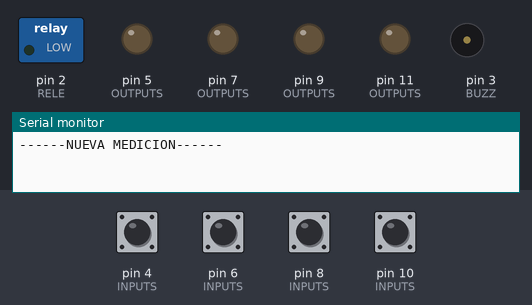
This sketch was run on a simulated Arduino Uno, built with avr-gcc and run on an emulated ATmega328P. Parts: switched loads named in the sketch (green lamp = pin HIGH), output pins drawn as LEDs (lit = HIGH), buzzer (waves = sounding), the last lines printed to the serial monitor. Dashed ring = blinking. The inputs (shaded band) are chosen by the test bench; at power-on: pin 4 (INPUTS), pin 6 (INPUTS), pin 8 (INPUTS), pin 10 (INPUTS) HIGH. Random numbers use the default seed unless the sketch sets one.

Above: at 1.2 s.
1.3 s: pin 4 (INPUTS) pulled LOW for 0.15 s
At 2.2 s:
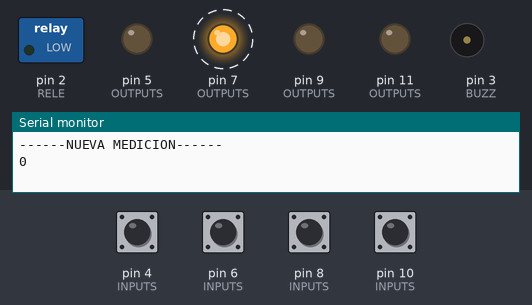
4.4 s: pin 6 (INPUTS) pulled LOW for 0.15 s
At 5.2 s:
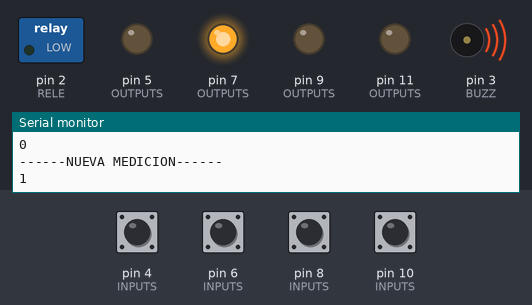
7.4 s: pin 8 (INPUTS) pulled LOW for 1 s
At 7.7 s:
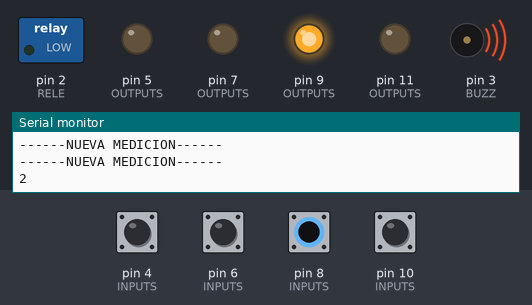
11.4 s: pin 4 (INPUTS) pulled LOW for 1 s
At 11.8 s:
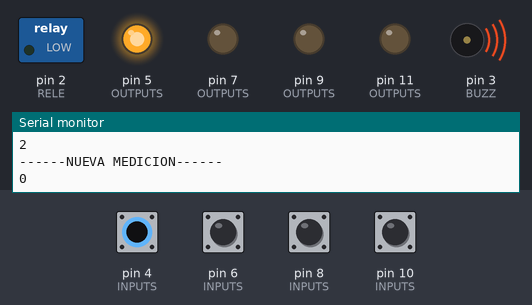
14.4 s: pin 6 (INPUTS) pulled LOW for 1 s
At 15.3 s:
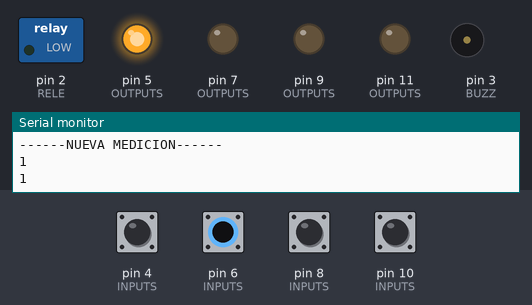
17.4 s: pin 10 (INPUTS) pulled LOW for 1 s
At 17.8 s:
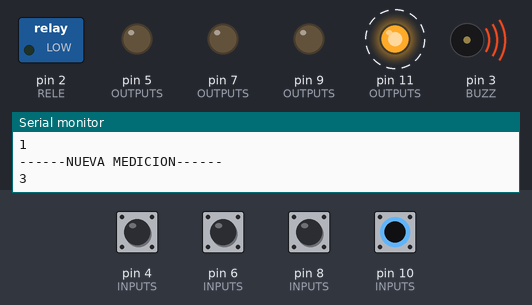
Timing chart, 0 to 21.4 s (numbered marks = the images above; inputs shaded):
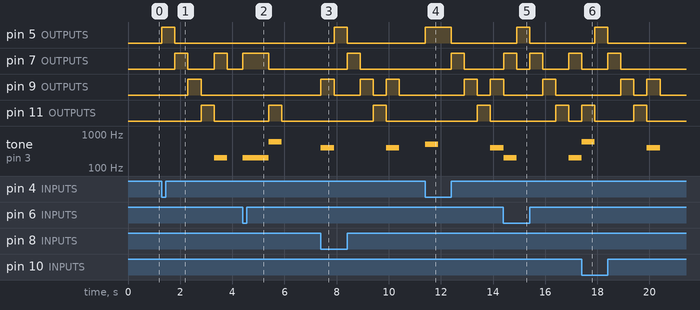

Measured:
- after the input at 1.3 s, pin 5 (OUTPUTS): LOW → HIGH at once, → LOW 0.50 s later; pin 7 (OUTPUTS): alternates HIGH for 0.50 s and LOW for 1.0 s, starting after 0.50 s
- after the input at 4.4 s, pin 7 (OUTPUTS): LOW → HIGH at once, → LOW 1.0 s later; pin 11 (OUTPUTS): LOW → HIGH after 1.0 s, → LOW 0.50 s later; tone on pin 3 (BUZZ): silent → 200 Hz at once, → 600 Hz 1.0 s later, → silent 0.50 s later
- after the input at 7.4 s, pin 5 (OUTPUTS): LOW → HIGH after 0.50 s, → LOW 0.50 s later; pin 7 (OUTPUTS): LOW → HIGH after 1.0 s, → LOW 0.50 s later
- after the input at 11.4 s, pin 5 (OUTPUTS): LOW → HIGH at once, → LOW 1.0 s later; pin 7 (OUTPUTS): LOW → HIGH after 1.0 s, → LOW 0.50 s later
- after the input at 14.4 s, pin 5 (OUTPUTS): LOW → HIGH after 0.50 s, → LOW 0.50 s later; pin 7 (OUTPUTS): goes HIGH 0.50 s, LOW 0.50 s, HIGH 0.50 s, LOW 1.0 s, then HIGH, starting at once; pin 11 (OUTPUTS): LOW → HIGH after 2.0 s, → LOW 0.50 s later
- after the input at 17.4 s, pin 5 (OUTPUTS): LOW → HIGH after 0.50 s, → LOW 0.50 s later; pin 9 (OUTPUTS): alternates HIGH for 0.50 s and LOW for 0.50 s, starting after 1.5 s; pin 11 (OUTPUTS): alternates HIGH for 0.50 s and LOW for 1.5 s, starting at once

The sketch:

bot2Toy.ino
```cpp
/* Velas Nosferatu
 *
 * Arduino UNO, DOS LEDS, UN RS, UN RELE, Y una palanca
 * Cuando se cierra el rs se prende un led y se activa el rele
 * si se activa la palanca pasa lo mismo.
 */


//EDITABLE
#define SPRINT      true
#define NEED_REPOSO false
#define BOT0        4
#define BOT1        6
#define BOT2        8
#define BOT3        10
#define LUZ0        5
#define LUZ1        7
#define LUZ2        9
#define LUZ3        11
#define BUZZ        3
#define RELE        2

#define DS  50

const int N_INPUTS = 4;
const int INPUTS[N_INPUTS] = {BOT0,BOT1,BOT2,BOT3};
const int INPUTS_ISTATE[N_INPUTS] = {1,1,1,1};
const int N_OUTPUTS = 6;
const int OUTPUTS[N_OUTPUTS] = {LUZ0,LUZ1,LUZ2,LUZ3,BUZZ,RELE};
const int OUTPUTS_ISTATE[N_OUTPUTS] = {0,0,0,0,0,0};

//random(0,3);
//NO EDITABLE
boolean nuevo = false;
boolean reposo = false;
boolean activo = false;
boolean resuelto = false;
unsigned long timer_print = 0;
////////////////////////////////////SETUP///////////////////////////////
//NO EDITABLE
const int TONOS[N_INPUTS] = {500,200,400,600};
const int LSECUENCIA = 9;
int SECUENCIA[LSECUENCIA] = {0,3,2,0,1,1,3,0,0};
boolean ret[N_INPUTS] = {0,0,0,0};
int actual = 0;
int binac = 0;
void setup() {
  if(SPRINT){Serial.begin(9600);}
//declara entradas
  for(int a = 0;a < N_INPUTS;a++){
    pinMode(INPUTS[a] , INPUT);
    digitalWrite(INPUTS[a] , INPUTS_ISTATE[a]);
  }
//declara salidas
  for(int a = 0;a < N_OUTPUTS;a++){
    pinMode(OUTPUTS[a] , OUTPUT);
    digitalWrite(OUTPUTS[a] , OUTPUTS_ISTATE[a]);
  }
//si necesita reposo
  if(NEED_REPOSO){reposo=true;activo=false;resuelto=false;}else{reposo=false;activo=true;resuelto=false;}
//EDITABLE

}

///////////////////////////////////////LOOP//////////////////////////////////////////
void loop() {
  if_reposo();
  if_activo();
  if_resuelto();
  showme();
}

////////////////////////////////////////FUNCIONES///////////////////////////////////
//EDITABLE
void if_reposo()
{
  if(reposo){
  }
}

void if_activo()
{
  if(activo){

  int nac = num();
  bool rest = false;
  if(nac > -1){
    if(nuevo){nuevo = false;}else{
    if(binac + 1 == actual){
    if(nac == SECUENCIA[actual-1]){actual++;if(actual == LSECUENCIA){digitalWrite(RELE,1);
    tone(BUZZ, 1000);
    reproduce();
    reproduce();
    reproduce();
    reproduce();
    reproduce();
    reproduce();
    reproduce();
    reproduce();
    reproduce();
    reproduce();
    reproduce();
    noTone(BUZZ);

    digitalWrite(RELE,0);actual = 0; binac = 0;}else{ SECUENCIA[actual] = random(0,3);reproduce();binac = 0;}}else{actual = 0;}
    }else{
      if(nac == SECUENCIA[binac]){binac++;}else{actual = 0;binac = 0;}}
      }
  }}
}
void if_resuelto()
{
  if(resuelto){

  }
}

int num (){

      for(int a = 0;a < N_INPUTS;a++){
        if(check(0,INPUTS[a],DS)){
          if(actual == 0){
          Serial.println(a);
        //  tone(BUZZ, TONOS[a]);
          digitalWrite(OUTPUTS[0],HIGH);
          delay(500);
       //   noTone(BUZZ);
          digitalWrite(OUTPUTS[0],LOW);
          digitalWrite(OUTPUTS[1],HIGH);
          delay(500);
       //   noTone(BUZZ);
          digitalWrite(OUTPUTS[1],LOW);
          digitalWrite(OUTPUTS[2],HIGH);
          delay(500);
       //   noTone(BUZZ);
          digitalWrite(OUTPUTS[2],LOW);
          digitalWrite(OUTPUTS[3],HIGH);
          delay(500);
       //   noTone(BUZZ);
          digitalWrite(OUTPUTS[3],LOW);

          actual++;
          SECUENCIA[actual-1] = random(0,3);
          reproduce();
          nuevo = true;
            }else{
          Serial.println(a);
          tone(BUZZ, TONOS[a]);
          digitalWrite(OUTPUTS[a],HIGH);
          delay(500);
          noTone(BUZZ);
          digitalWrite(OUTPUTS[a],LOW);


          }
          return a;
    }}
  return -1;
  }

void showme ()
{
  if(SPRINT && millis() - timer_print > 1000)
  {
    Serial.println("------NUEVA MEDICION------");
    timer_print = millis();

    }
  }

void reproduce (){

  for(int i = 0; i < actual ; i++){

          tone(BUZZ, TONOS[SECUENCIA[i]]);
          digitalWrite(OUTPUTS[SECUENCIA[i]],HIGH);
          delay(500);
          noTone(BUZZ);
          digitalWrite(OUTPUTS[SECUENCIA[i]],LOW);


    }


  }

//NO EDITABLE
//comprueba el estado de un sensor
boolean check (boolean cual, int entrada, int ds)
{
  boolean resu = false;
  int contador = 0;
  if(cual){ while(digitalRead(entrada) == 1 && resu == false){/*delay(ds);*/contador++;if(contador == ds){resu = true;}}
  }else{    while(digitalRead(entrada) == 0 && resu == false){/*delay(ds);*/contador++;if(contador == ds){resu = true;}}}
  return resu;
}
```
